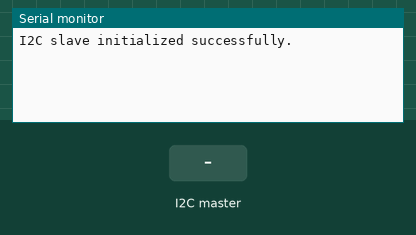
Bench run of a sketch on a simulated ESP32. Shown: the last lines printed to the serial monitor. Inputs (shaded band) come from the test bench.

Above: at 1.2 s.
1.3 s: the I2C master sends the byte 1
At 2.5 s:
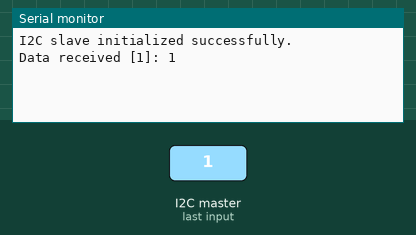
2.8 s: the I2C master sends the byte 90
At 3.8 s:
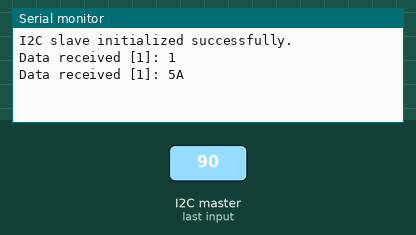
4.3 s: the I2C master sends the byte 200
At 5.0 s:
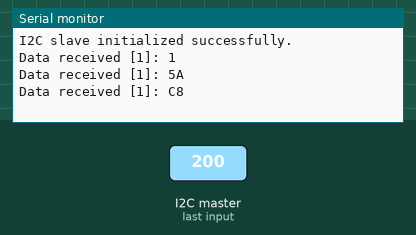

The sketch:

I2C_ESP32_R4.0.ino
```cpp
// ---------------------------- Module Description ----------------------------
//
// Module Name: I2C Peripheral Handler
// Description: This module configures the ESP32 as an I2C slave device. It
//              allows the ESP32 to receive data from an I2C master device
//              and optionally respond with data when requested.
//
// ---------------------------- Pin Definitions -------------------------------
// SDA_PIN: GPIO19 - I2C data line
// SCL_PIN: GPIO20 - I2C clock line
//
// ----------------------------- I2C Parameters -------------------------------
// I2C_DEV_ADDR: 0x51 - The 7-bit I2C peripheral address for the ESP32
//
// ----------------------------- Buffer Details -------------------------------
// rxBuffer: A volatile buffer (size 32 bytes) that stores received data.
// dataLength: Tracks the number of bytes stored in the rxBuffer.
//
// ----------------------------- Functionality ---------------------------------
// 1. onReceive(int len):
//    - Triggered when data is received from the I2C master.
//    - Clears the rxBuffer, processes incoming bytes, and stores them.
//
// 2. onRequest():
//    - Triggered when the master requests data from the slave.
//    - Sends the contents of the rxBuffer back to the master.
//
// 3. setup():
//    - Initializes I2C as a peripheral with a specified address.
//    - Configures interrupt handlers for data receive and request events.
//
// 4. loop():
//    - Currently used for debugging or as a placeholder for further tasks.
//
// ----------------------------------------------------------------------------

#include <Wire.h>

#define SDA_PIN 19
#define SCL_PIN 20
#define I2C_DEV_ADDR 0x51

volatile uint8_t rxBuffer[32];  // Buffer for received data
volatile size_t dataLength = 0;

void onReceive(int len) {
    // Clear the buffer before receiving new data
    memset((void*)rxBuffer, 0, sizeof(rxBuffer));
    dataLength = 0;

    Serial.printf("Data received [%d]: ", len);
    while (Wire.available()) {
        size_t length = dataLength;  // Temporary non-volatile copy
        if (length < sizeof(rxBuffer)) {
            rxBuffer[length] = Wire.read();
            Serial.printf("%X ", rxBuffer[length]);  // Print in HEX
            dataLength = length + 1;  // Assign incremented value back
        }
    }
    Serial.println();
}

void onRequest() {
    // Send the received data back to the master
    Wire.write((const uint8_t*)rxBuffer, dataLength);
    Serial.println("Data sent to master.");

    // Clear the buffer after sending data
    memset((void*)rxBuffer, 0, sizeof(rxBuffer));
    dataLength = 0;
}

void setup() {
    Serial.begin(115200);

    if (!Wire.begin(I2C_DEV_ADDR, SDA_PIN, SCL_PIN, 100000)) {
        Serial.println("Failed to initialize I2C slave!");
        while (1);
    }
    Serial.println("I2C slave initialized successfully.");

    Wire.onReceive(onReceive);
    Wire.onRequest(onRequest);
}

void loop() {
    delay(500);
}
```

Measured:
- after the input at 1.3 s, the serial monitor: prints a new line at once (image 1)
- after the input at 2.8 s, the serial monitor: prints a new line at once (image 2)
- after the input at 4.3 s, the serial monitor: prints a new line at once (image 3)
